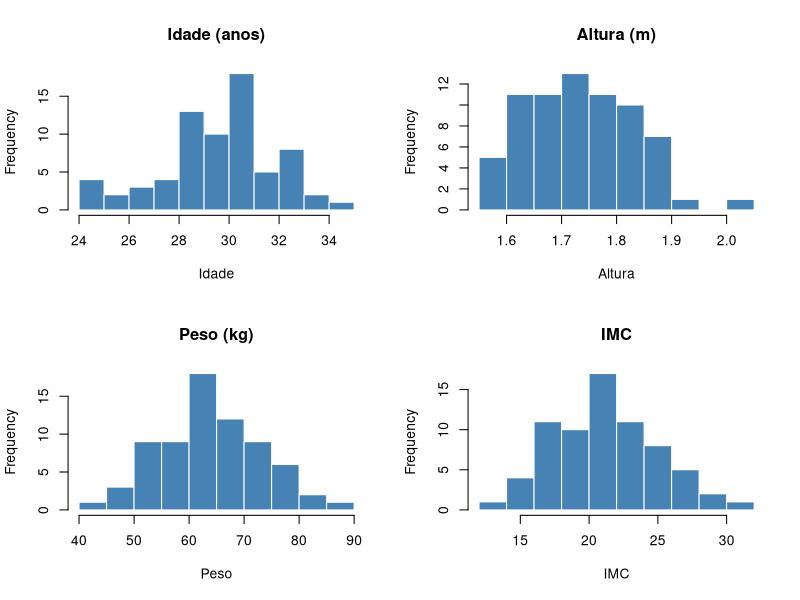
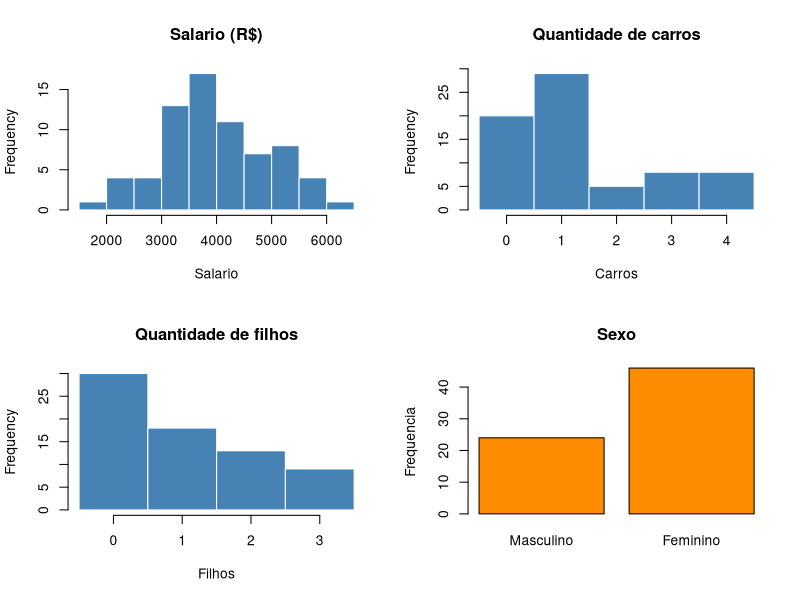
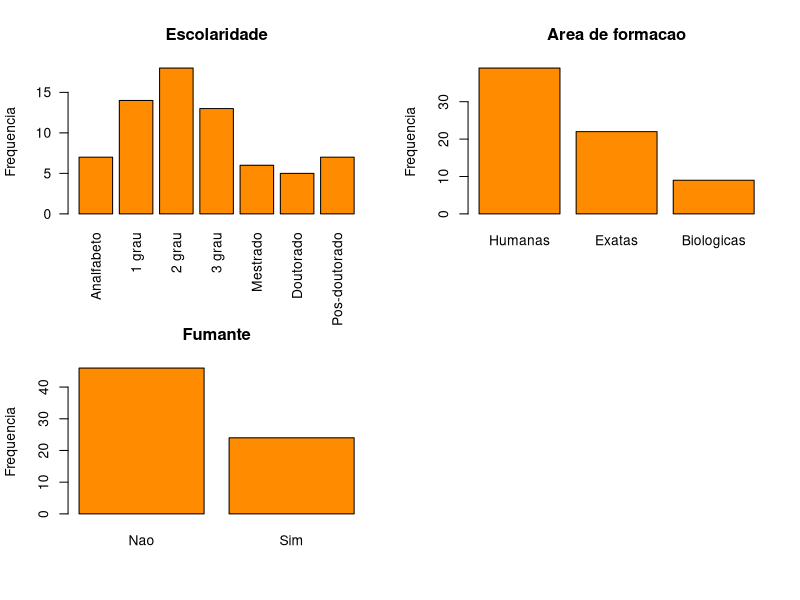

Reproduce these figures in R, in order.
set.seed(42)

# idade <- quantitativa discreta
idade <- round(rnorm(n = 70, mean = 30, sd = 2), 0)

# altura <- quantitativa discreta
altura <- round(rnorm(n = 70, mean = 1.75, sd = 0.1), 2)

# peso <- quantitativa continua
peso <- round(rnorm(n = 70, mean = 65.0, sd = 10), 2)

# imc <- quantitativa continua
imc <- round(peso / (altura ^ 2), 2)

# sexo <- qualitativa nominal
# 1 = masculino ; 2 = feminino
generos <- c(1, 2)
sexo <- sample(generos, 70, replace = TRUE, prob = c(0.4, 0.6))
sexo <- factor(sexo, levels = c(1, 2), labels = c("Masculino", "Feminino"))

# escolaridade <- qualitativa ordinal
#	=0=> analfabeto
#	=1=> 1 grau completo
#	=2=> 2 grau completo
#	=3=> 3 grau completo
#	=4=> mestrado
#	=5=> doutorado
#	=6=> pos doutorado
niveis <- c(0, 1, 2, 3, 4, 5, 6)
escolaridade <- sample(niveis, 70, replace = TRUE,
                        prob = c(0.1, 0.2, 0.2, 0.2, 0.1, 0.1, 0.1))
escolaridade <- factor(escolaridade, levels = 0:6,
                        labels = c("Analfabeto", "1 grau", "2 grau",
                                   "3 grau", "Mestrado", "Doutorado",
                                   "Pos-doutorado"),
                        ordered = TRUE)

# profissao <- qualitativa nominal
# 1 = humanas ; 2 = exatas ; 3 = biologicas
tipos <- c(1, 2, 3)
profissao <- sample(tipos, 70, replace = TRUE, prob = c(0.5, 0.3, 0.2))
profissao <- factor(profissao, levels = c(1, 2, 3),
                     labels = c("Humanas", "Exatas", "Biologicas"))

# fumante <- qualitativa ordinal
# 0 = nao ; 1 = sim
fuma <- c(0, 1)
fumante <- sample(fuma, 70, replace = TRUE, prob = c(0.7, 0.3))
fumante <- factor(fumante, levels = c(0, 1), labels = c("Nao", "Sim"),
                   ordered = TRUE)

# salario <- quantitativa continua
salario <- round(rnorm(n = 70, mean = 4000.00, sd = 1000), 2)

# carros <- quantitativa discreta
quantidade <- c(0, 1, 2, 3, 4)
carros <- sample(quantidade, 70, replace = TRUE, prob = c(0.3, 0.4, 0.1, 0.1, 0.1))

# filhos <- quantitativa discreta
nFilhos <- c(0, 1, 2, 3)
filhos <- sample(nFilhos, 70, replace = TRUE, prob = c(0.4, 0.3, 0.2, 0.1))

# persona = jovens adultos
df_adultos <- data.frame(
  idade,
  altura,
  peso,
  imc,
  sexo,
  escolaridade,
  profissao,
  fumante,
  salario,
  carros,
  filhos
)

str(df_adultos)

par(mfrow = c(2, 2))

# histograma da idade
hist(df_adultos$idade, main = "Idade (anos)", xlab = "Idade",
     col = "steelblue", border = "white")

# histograma da altura
hist(df_adultos$altura, main = "Altura (m)", xlab = "Altura",
     col = "steelblue", border = "white")

# histograma do peso
hist(df_adultos$peso, main = "Peso (kg)", xlab = "Peso",
     col = "steelblue", border = "white")

# histograma do imc
hist(df_adultos$imc, main = "IMC", xlab = "IMC",
     col = "steelblue", border = "white")

# histograma do salario
hist(df_adultos$salario, main = "Salario (R$)", xlab = "Salario",
     col = "steelblue", border = "white")

# histograma da quantidade de carros
hist(df_adultos$carros, breaks = seq(-0.5, 4.5, by = 1),
     main = "Quantidade de carros", xlab = "Carros",
     col = "steelblue", border = "white")

# histograma da quantidade de filhos
hist(df_adultos$filhos, breaks = seq(-0.5, 3.5, by = 1),
     main = "Quantidade de filhos", xlab = "Filhos",
     col = "steelblue", border = "white")

# grafico de barras do sexo
barplot(table(df_adultos$sexo), main = "Sexo", col = "darkorange",
        ylab = "Frequencia")

# grafico de barras da escolaridade
barplot(table(df_adultos$escolaridade), main = "Escolaridade",
        col = "darkorange", las = 2, ylab = "Frequencia")

# grafico de barras da profissao
barplot(table(df_adultos$profissao), main = "Area de formacao",
        col = "darkorange", ylab = "Frequencia")

# grafico de barras do fumante
barplot(table(df_adultos$fumante), main = "Fumante", col = "darkorange",
        ylab = "Frequencia")

par(mfrow = c(1, 1))
